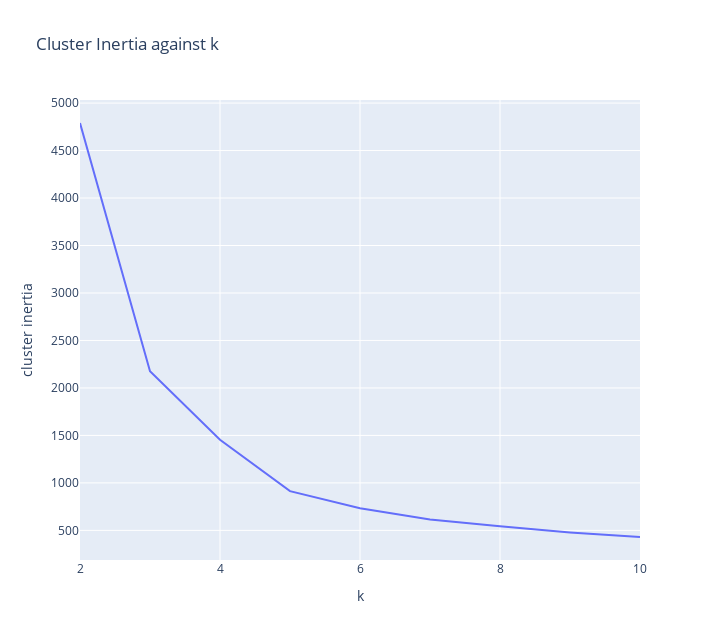

Notebook code cell kept with this figure:
### Code cell
k_means_inertia_plot(X)

### Figure 1 — Plotly figure (JSON) as saved in the notebook; plotly's stock layout.template omitted (floating-point values rounded to 4 significant figures)
{"data": [{"hovertemplate": "k=%{x}<br>cluster inertia=%{y}<extra></extra>", "legendgroup": "", "line": {"color": "#636efa", "dash": "solid"}, "marker": {"symbol": "circle"}, "mode": "lines", "name": "", "orientation": "v", "showlegend": false, "type": "scatter", "x": [2, 3, 4, 5, 6, 7, 8, 9, 10], "xaxis": "x", "y": [4790.0, 2176.0, 1455.0, 912.9, 732.0, 615.1, 542.1, 478.2, 430.1], "yaxis": "y"}], "layout": {"height": 640, "legend": {"tracegroupgap": 0}, "title": {"text": "Cluster Inertia against k"}, "width": 720, "xaxis": {"anchor": "y", "domain": [0, 1], "title": {"text": "k"}}, "yaxis": {"anchor": "x", "domain": [0, 1], "title": {"text": "cluster inertia"}}}}
